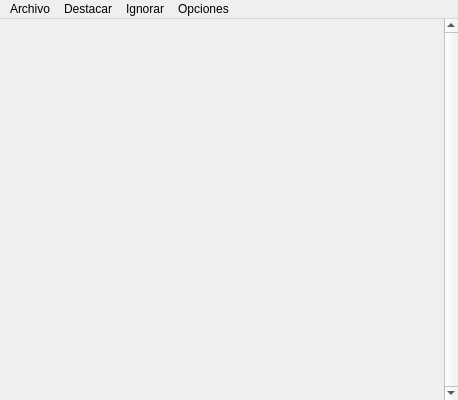
<?xml version="1.0" encoding="UTF-8"?>
<ui version="4.0">
 <class>MainWindow</class>
 <widget class="QMainWindow" name="MainWindow">
  <property name="geometry">
   <rect>
    <x>0</x>
    <y>0</y>
    <width>458</width>
    <height>400</height>
   </rect>
  </property>
  <property name="minimumSize">
   <size>
    <width>250</width>
    <height>400</height>
   </size>
  </property>
  <property name="windowTitle">
   <string>RS Twitch Flow Beeper</string>
  </property>
  <property name="styleSheet">
   <string notr="true"/>
  </property>
  <widget class="QWidget" name="centralwidget">
   <property name="sizePolicy">
    <sizepolicy hsizetype="MinimumExpanding" vsizetype="MinimumExpanding">
     <horstretch>0</horstretch>
     <verstretch>0</verstretch>
    </sizepolicy>
   </property>
   <property name="styleSheet">
    <string notr="true"/>
   </property>
   <layout class="QHBoxLayout" name="horizontalLayout">
    <property name="leftMargin">
     <number>0</number>
    </property>
    <property name="topMargin">
     <number>0</number>
    </property>
    <property name="rightMargin">
     <number>0</number>
    </property>
    <property name="bottomMargin">
     <number>0</number>
    </property>
    <item>
     <widget class="QScrollArea" name="scrollPane">
      <property name="sizePolicy">
       <sizepolicy hsizetype="MinimumExpanding" vsizetype="MinimumExpanding">
        <horstretch>0</horstretch>
        <verstretch>0</verstretch>
       </sizepolicy>
      </property>
      <property name="styleSheet">
       <string notr="true"/>
      </property>
      <property name="frameShape">
       <enum>QFrame::NoFrame</enum>
      </property>
      <property name="frameShadow">
       <enum>QFrame::Plain</enum>
      </property>
      <property name="verticalScrollBarPolicy">
       <enum>Qt::ScrollBarAlwaysOn</enum>
      </property>
      <property name="horizontalScrollBarPolicy">
       <enum>Qt::ScrollBarAlwaysOff</enum>
      </property>
      <property name="widgetResizable">
       <bool>true</bool>
      </property>
      <property name="alignment">
       <set>Qt::AlignBottom|Qt::AlignLeading|Qt::AlignLeft</set>
      </property>
      <widget class="QWidget" name="scrollContent">
       <property name="geometry">
        <rect>
         <x>0</x>
         <y>0</y>
         <width>444</width>
         <height>380</height>
        </rect>
       </property>
       <property name="sizePolicy">
        <sizepolicy hsizetype="MinimumExpanding" vsizetype="MinimumExpanding">
         <horstretch>0</horstretch>
         <verstretch>0</verstretch>
        </sizepolicy>
       </property>
       <property name="styleSheet">
        <string notr="true"/>
       </property>
       <layout class="QVBoxLayout" name="verticalLayout_2">
        <property name="spacing">
         <number>0</number>
        </property>
        <property name="leftMargin">
         <number>0</number>
        </property>
        <property name="topMargin">
         <number>0</number>
        </property>
        <property name="rightMargin">
         <number>0</number>
        </property>
        <property name="bottomMargin">
         <number>0</number>
        </property>
        <item>
         <layout class="QVBoxLayout" name="comments">
          <property name="spacing">
           <number>6</number>
          </property>
          <property name="leftMargin">
           <number>6</number>
          </property>
          <property name="topMargin">
           <number>6</number>
          </property>
          <property name="rightMargin">
           <number>6</number>
          </property>
          <property name="bottomMargin">
           <number>6</number>
          </property>
          <item>
           <spacer name="verticalSpacer">
            <property name="orientation">
             <enum>Qt::Vertical</enum>
            </property>
            <property name="sizeHint" stdset="0">
             <size>
              <width>20</width>
              <height>40</height>
             </size>
            </property>
           </spacer>
          </item>
         </layout>
        </item>
       </layout>
      </widget>
     </widget>
    </item>
   </layout>
  </widget>
  <widget class="QMenuBar" name="menuBar">
   <property name="geometry">
    <rect>
     <x>0</x>
     <y>0</y>
     <width>458</width>
     <height>20</height>
    </rect>
   </property>
   <widget class="QMenu" name="menuArchivo">
    <property name="enabled">
     <bool>true</bool>
    </property>
    <property name="title">
     <string>Archivo</string>
    </property>
   </widget>
   <widget class="QMenu" name="menuDestacar">
    <property name="title">
     <string>Destacar</string>
    </property>
    <addaction name="actionDestacarAgregar"/>
    <addaction name="actionDestacarQuitar"/>
   </widget>
   <widget class="QMenu" name="menuIgnorar">
    <property name="title">
     <string>Ignorar</string>
    </property>
    <addaction name="actionIgnorarAgregar"/>
   </widget>
   <widget class="QMenu" name="menuOpciones">
    <property name="title">
     <string>Opciones</string>
    </property>
    <addaction name="actionPreferencias"/>
   </widget>
   <addaction name="menuArchivo"/>
   <addaction name="menuDestacar"/>
   <addaction name="menuIgnorar"/>
   <addaction name="menuOpciones"/>
  </widget>
  <action name="actionVolumen">
   <property name="text">
    <string>Volumen</string>
   </property>
  </action>
  <action name="actionPreferencias">
   <property name="text">
    <string>Preferencias</string>
   </property>
  </action>
  <action name="actionDestacarAgregar">
   <property name="text">
    <string>Agregar usuario</string>
   </property>
  </action>
  <action name="actionDestacarQuitar">
   <property name="text">
    <string>Quitar usuario</string>
   </property>
  </action>
  <action name="actionIgnorarAgregar">
   <property name="text">
    <string>Agregar usuario</string>
   </property>
  </action>
 </widget>
 <resources/>
 <connections/>
</ui>
